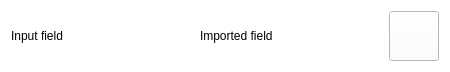
<?xml version="1.0" encoding="UTF-8"?>
<ui version="4.0">
 <class>Form</class>
 <widget class="QWidget" name="Form">
  <property name="geometry">
   <rect>
    <x>0</x>
    <y>0</y>
    <width>450</width>
    <height>68</height>
   </rect>
  </property>
  <property name="sizePolicy">
   <sizepolicy hsizetype="MinimumExpanding" vsizetype="Minimum">
    <horstretch>0</horstretch>
    <verstretch>0</verstretch>
   </sizepolicy>
  </property>
  <property name="windowTitle">
   <string>Form</string>
  </property>
  <property name="styleSheet">
   <string notr="true">background-color: rgb(255,255,255);</string>
  </property>
  <layout class="QGridLayout" name="gridLayout" columnstretch="1,1,0" rowminimumheight="0">
   <property name="verticalSpacing">
    <number>6</number>
   </property>
   <item row="0" column="2">
    <widget class="QPushButton" name="mapFieldButton">
     <property name="sizePolicy">
      <sizepolicy hsizetype="Minimum" vsizetype="Minimum">
       <horstretch>0</horstretch>
       <verstretch>0</verstretch>
      </sizepolicy>
     </property>
     <property name="minimumSize">
      <size>
       <width>50</width>
       <height>50</height>
      </size>
     </property>
     <property name="text">
      <string/>
     </property>
     <property name="icon">
      <iconset>
       <normaloff>../../../images/new.png</normaloff>../../../images/new.png</iconset>
     </property>
     <property name="iconSize">
      <size>
       <width>16</width>
       <height>16</height>
      </size>
     </property>
    </widget>
   </item>
   <item row="0" column="1">
    <widget class="QLabel" name="targetFieldLabel">
     <property name="sizePolicy">
      <sizepolicy hsizetype="MinimumExpanding" vsizetype="Minimum">
       <horstretch>1</horstretch>
       <verstretch>0</verstretch>
      </sizepolicy>
     </property>
     <property name="text">
      <string>Imported field</string>
     </property>
     <property name="alignment">
      <set>Qt::AlignLeading|Qt::AlignLeft|Qt::AlignVCenter</set>
     </property>
    </widget>
   </item>
   <item row="0" column="0">
    <widget class="QLabel" name="importFieldLabel">
     <property name="sizePolicy">
      <sizepolicy hsizetype="MinimumExpanding" vsizetype="Minimum">
       <horstretch>1</horstretch>
       <verstretch>0</verstretch>
      </sizepolicy>
     </property>
     <property name="text">
      <string>Input field</string>
     </property>
     <property name="alignment">
      <set>Qt::AlignLeading|Qt::AlignLeft|Qt::AlignVCenter</set>
     </property>
    </widget>
   </item>
  </layout>
 </widget>
 <resources/>
 <connections/>
</ui>
